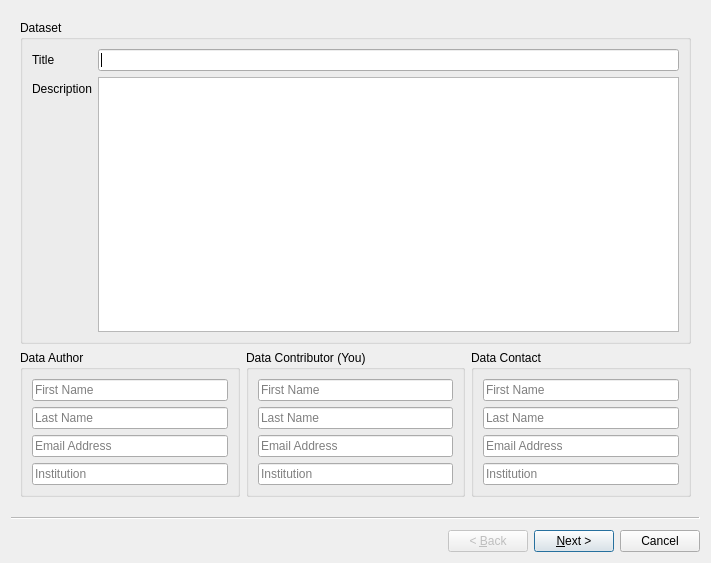
<?xml version="1.0" encoding="UTF-8"?>
<ui version="4.0">
 <class>Wizard</class>
 <widget class="QWizard" name="Wizard">
  <property name="geometry">
   <rect>
    <x>0</x>
    <y>0</y>
    <width>711</width>
    <height>563</height>
   </rect>
  </property>
  <property name="windowTitle">
   <string>Publish Dataset</string>
  </property>
  <property name="modal">
   <bool>true</bool>
  </property>
  <property name="wizardStyle">
   <enum>QWizard::ClassicStyle</enum>
  </property>
  <widget class="QWizardPage" name="wizardPage1">
   <property name="title">
    <string/>
   </property>
   <layout class="QVBoxLayout" name="verticalLayout_3">
    <item>
     <widget class="QGroupBox" name="groupBox_3">
      <property name="title">
       <string>Dataset</string>
      </property>
      <layout class="QFormLayout" name="formLayout">
       <item row="0" column="0">
        <widget class="QLabel" name="label">
         <property name="text">
          <string>Title</string>
         </property>
        </widget>
       </item>
       <item row="0" column="1">
        <widget class="QLineEdit" name="lineEdit"/>
       </item>
       <item row="1" column="0">
        <widget class="QLabel" name="label_2">
         <property name="text">
          <string>Description</string>
         </property>
        </widget>
       </item>
       <item row="1" column="1">
        <widget class="QTextEdit" name="textEdit"/>
       </item>
      </layout>
     </widget>
    </item>
    <item>
     <layout class="QHBoxLayout" name="horizontalLayout_4">
      <item>
       <widget class="QGroupBox" name="groupBox_4">
        <property name="title">
         <string>Data Author</string>
        </property>
        <layout class="QVBoxLayout" name="verticalLayout_4">
         <item>
          <widget class="QLineEdit" name="lineEdit_5">
           <property name="placeholderText">
            <string>First Name</string>
           </property>
          </widget>
         </item>
         <item>
          <widget class="QLineEdit" name="lineEdit_4">
           <property name="placeholderText">
            <string>Last Name</string>
           </property>
          </widget>
         </item>
         <item>
          <widget class="QLineEdit" name="lineEdit_7">
           <property name="placeholderText">
            <string>Email Address</string>
           </property>
          </widget>
         </item>
         <item>
          <widget class="QLineEdit" name="lineEdit_16">
           <property name="placeholderText">
            <string>Institution</string>
           </property>
          </widget>
         </item>
        </layout>
       </widget>
      </item>
      <item>
       <widget class="QGroupBox" name="groupBox_6">
        <property name="title">
         <string>Data Contributor (You)</string>
        </property>
        <layout class="QVBoxLayout" name="verticalLayout_5">
         <item>
          <widget class="QLineEdit" name="lineEdit_6">
           <property name="placeholderText">
            <string>First Name</string>
           </property>
          </widget>
         </item>
         <item>
          <widget class="QLineEdit" name="lineEdit_8">
           <property name="placeholderText">
            <string>Last Name</string>
           </property>
          </widget>
         </item>
         <item>
          <widget class="QLineEdit" name="lineEdit_11">
           <property name="placeholderText">
            <string>Email Address</string>
           </property>
          </widget>
         </item>
         <item>
          <widget class="QLineEdit" name="lineEdit_17">
           <property name="placeholderText">
            <string>Institution</string>
           </property>
          </widget>
         </item>
        </layout>
       </widget>
      </item>
      <item>
       <widget class="QGroupBox" name="groupBox_5">
        <property name="title">
         <string>Data Contact</string>
        </property>
        <layout class="QVBoxLayout" name="verticalLayout_6">
         <item>
          <widget class="QLineEdit" name="lineEdit_10">
           <property name="placeholderText">
            <string>First Name</string>
           </property>
          </widget>
         </item>
         <item>
          <widget class="QLineEdit" name="lineEdit_9">
           <property name="placeholderText">
            <string>Last Name</string>
           </property>
          </widget>
         </item>
         <item>
          <widget class="QLineEdit" name="lineEdit_15">
           <property name="placeholderText">
            <string>Email Address</string>
           </property>
          </widget>
         </item>
         <item>
          <widget class="QLineEdit" name="lineEdit_18">
           <property name="placeholderText">
            <string>Institution</string>
           </property>
          </widget>
         </item>
        </layout>
       </widget>
      </item>
     </layout>
    </item>
   </layout>
  </widget>
  <widget class="QWizardPage" name="wizardPage2">
   <layout class="QVBoxLayout" name="verticalLayout">
    <item>
     <widget class="QGroupBox" name="groupBox">
      <property name="title">
       <string>Materials Data Facility Login</string>
      </property>
      <layout class="QFormLayout" name="formLayout_2">
       <item row="0" column="0">
        <widget class="QLabel" name="label_3">
         <property name="text">
          <string>Username</string>
         </property>
        </widget>
       </item>
       <item row="0" column="1">
        <widget class="QLineEdit" name="lineEdit_2"/>
       </item>
       <item row="1" column="0">
        <widget class="QLabel" name="label_4">
         <property name="text">
          <string>Password</string>
         </property>
        </widget>
       </item>
       <item row="1" column="1">
        <widget class="QLineEdit" name="lineEdit_3">
         <property name="echoMode">
          <enum>QLineEdit::Password</enum>
         </property>
         <property name="cursorMoveStyle">
          <enum>Qt::LogicalMoveStyle</enum>
         </property>
         <property name="clearButtonEnabled">
          <bool>false</bool>
         </property>
        </widget>
       </item>
       <item row="2" column="1">
        <widget class="QCheckBox" name="checkBox_3">
         <property name="text">
          <string>Remember</string>
         </property>
        </widget>
       </item>
      </layout>
     </widget>
    </item>
    <item>
     <widget class="QGroupBox" name="groupBox_2">
      <property name="title">
       <string>Publish to...</string>
      </property>
      <layout class="QVBoxLayout" name="verticalLayout_2">
       <item>
        <widget class="QCheckBox" name="checkBox">
         <property name="enabled">
          <bool>false</bool>
         </property>
         <property name="text">
          <string>Materials Data Facility</string>
         </property>
         <property name="checked">
          <bool>true</bool>
         </property>
        </widget>
       </item>
       <item>
        <widget class="QCheckBox" name="checkBox_2">
         <property name="text">
          <string>Citrine</string>
         </property>
         <property name="checked">
          <bool>true</bool>
         </property>
        </widget>
       </item>
       <item>
        <widget class="QCheckBox" name="checkBox_4">
         <property name="text">
          <string>Materials Commons</string>
         </property>
         <property name="checked">
          <bool>true</bool>
         </property>
        </widget>
       </item>
      </layout>
     </widget>
    </item>
   </layout>
  </widget>
 </widget>
 <resources/>
 <connections/>
</ui>
